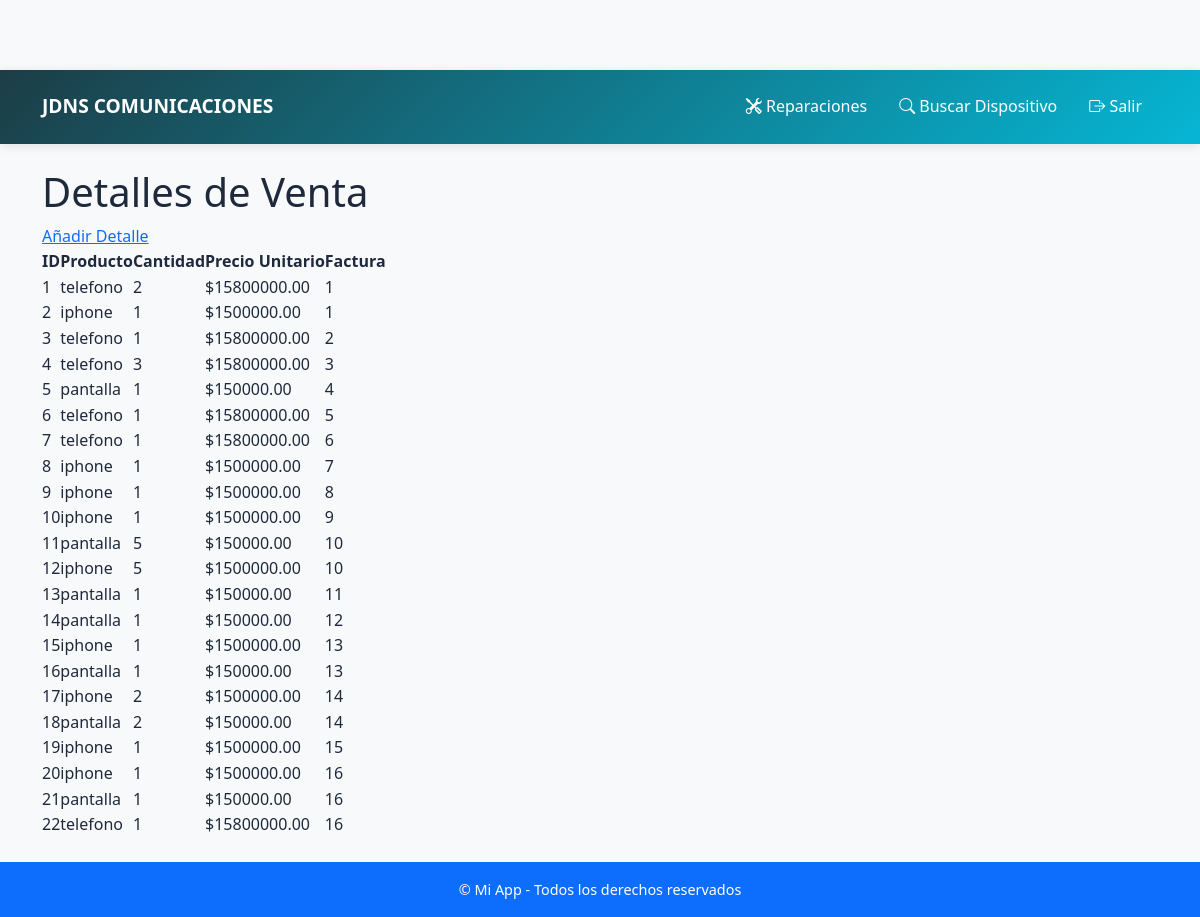
Page /detalle_venta/ (signed in) on the earlier database version.
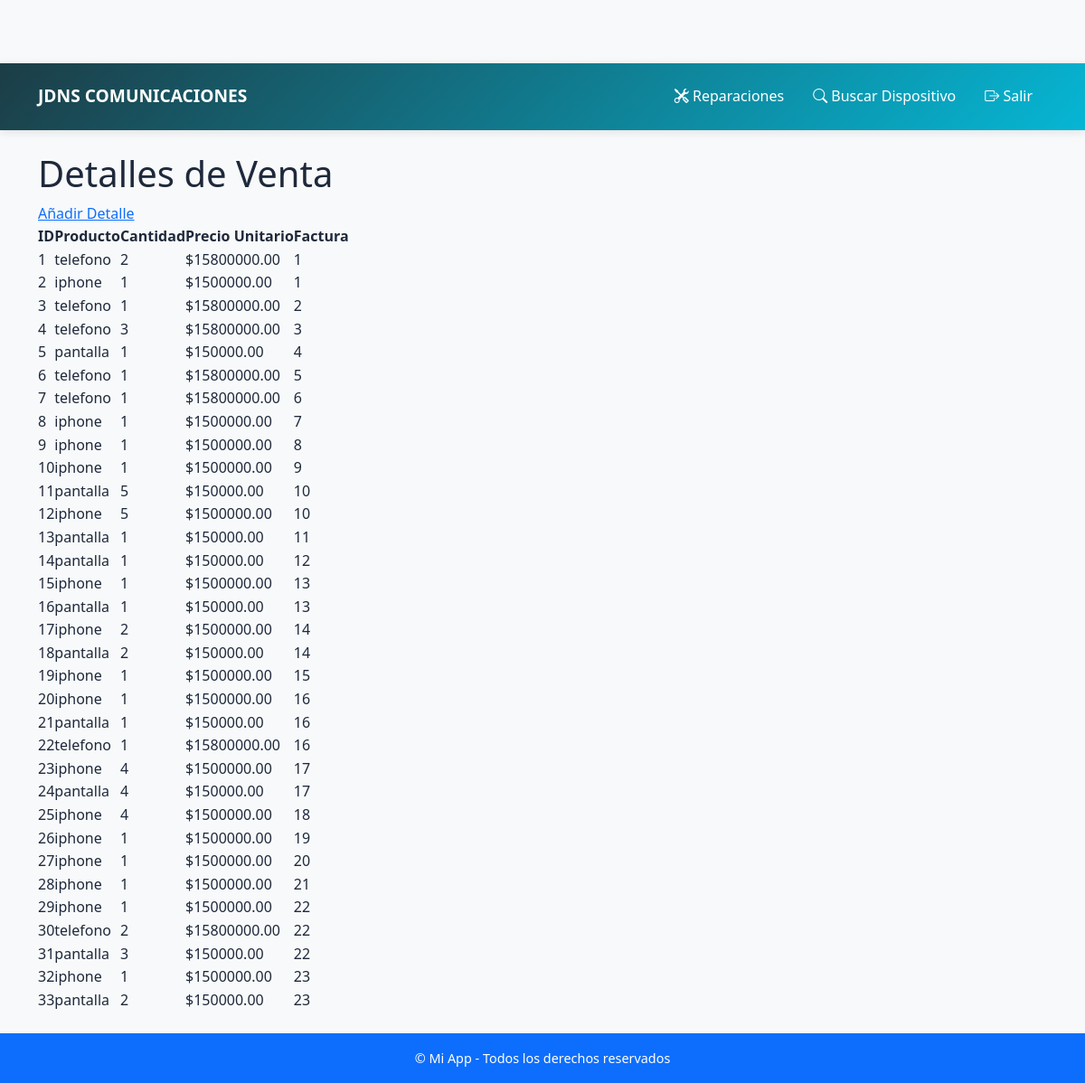
Same page on the later database version.
### app/models/users.py (models this page shows)
class DetalleVenta(db.Model):
    __tablename__ = 'detalle_venta'
    iddetalles = db.Column(db.Integer, primary_key=True)
    cantidad = db.Column(db.Integer, nullable=False)
    precio_unitario = db.Column(db.Numeric(10, 2), nullable=False)
    subtotal = db.Column(db.Numeric(10, 2), nullable=False)
    producto_idproducto = db.Column(db.Integer, db.ForeignKey('producto.idproducto'), nullable=False)
    ventas_factura_idventas_factura = db.Column(db.Integer, db.ForeignKey('ventas_factura.idventas_factura'), nullable=False)
    producto = db.relationship('Producto', backref='detalle_ventas')

class Producto(db.Model):
    _tablename_ = 'producto'
    idproducto = db.Column(db.Integer, primary_key=True)
    nombre = db.Column(db.String(100))
    descripcion = db.Column(db.Text)
    tipo = db.Column(db.Enum('repuesto', 'accesorio', 'telefonos', 'computadores'))
    precio_unitario = db.Column(db.Numeric(10, 2))
    stock = db.Column(db.Integer)
    imagen = db.Column(db.String(200))
    empresa_idempresa = db.Column(db.Integer, db.ForeignKey('empresa.idempresa'))

### app/routes/detalle_venta.py (the view)
@bp.route('/')
@login_required
def listar():
    detalles = DetalleVenta.query.all()
    return render_template('detalle_venta_list.html', detalles=detalles)

### app/models/users.py (called while the page is built)
    @property
    def is_authenticated(self):
        return True

### app/templates/detalle_venta_list.html (shortened to what this page needs)
{% extends "base.html" %}
{% block content %}
<h1>Detalles de Venta</h1>
<a href="{{ url_for('detalle_venta.nuevo') }}">Añadir Detalle</a>
<table>
    <thead>
        <tr>
            <th>ID</th>
            <th>Producto</th>
            <th>Cantidad</th>
            <th>Precio Unitario</th>
            <th>Factura</th>
        </tr>
    </thead>
    <tbody>
    {% for d in detalles %}
        <tr>
            <td>{{ d.iddetalles }}</td>
            <td>{{ d.producto.nombre }}</td>
            <td>{{ d.cantidad }}</td>
            <td>${{ "%.2f"|format(d.precio_unitario) }}</td>
            <td>{{ d.ventas_factura_idventas_factura }}</td>
        </tr>
    {% endfor %}
    </tbody>
</table>
{% endblock %}

Differences in the rows shown:
added DetalleVenta: iddetalles "23", producto.nombre "iphone", cantidad "4", precio_unitario "1500000.00", ventas_factura_idventas_factura "17"
added DetalleVenta: iddetalles "24", producto.nombre "pantalla", cantidad "4", precio_unitario "150000.00", ventas_factura_idventas_factura "17"
added DetalleVenta: iddetalles "25", producto.nombre "iphone", cantidad "4", precio_unitario "1500000.00", ventas_factura_idventas_factura "18"
added DetalleVenta: iddetalles "26", producto.nombre "iphone", cantidad "1", precio_unitario "1500000.00", ventas_factura_idventas_factura "19"
added DetalleVenta: iddetalles "27", producto.nombre "iphone", cantidad "1", precio_unitario "1500000.00", ventas_factura_idventas_factura "20"
added DetalleVenta: iddetalles "28", producto.nombre "iphone", cantidad "1", precio_unitario "1500000.00", ventas_factura_idventas_factura "21"
added DetalleVenta: iddetalles "29", producto.nombre "iphone", cantidad "1", precio_unitario "1500000.00", ventas_factura_idventas_factura "22"
added DetalleVenta: iddetalles "30", producto.nombre "telefono", cantidad "2", precio_unitario "15800000.00", ventas_factura_idventas_factura "22"
added DetalleVenta: iddetalles "31", producto.nombre "pantalla", cantidad "3", precio_unitario "150000.00", ventas_factura_idventas_factura "22"
added DetalleVenta: iddetalles "32", producto.nombre "iphone", cantidad "1", precio_unitario "1500000.00", ventas_factura_idventas_factura "23"
added DetalleVenta: iddetalles "33", producto.nombre "pantalla", cantidad "2", precio_unitario "150000.00", ventas_factura_idventas_factura "23"
